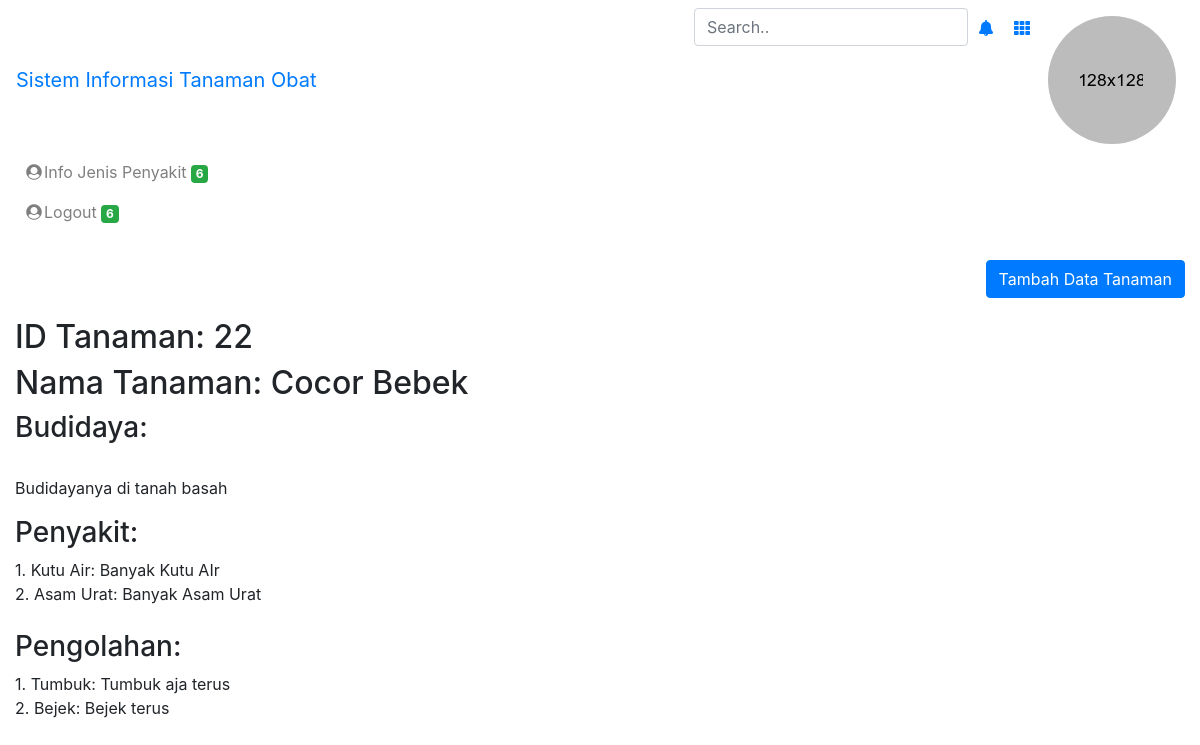
Before: /show_tanaman.php?id=22 (signed in) with the older database file.
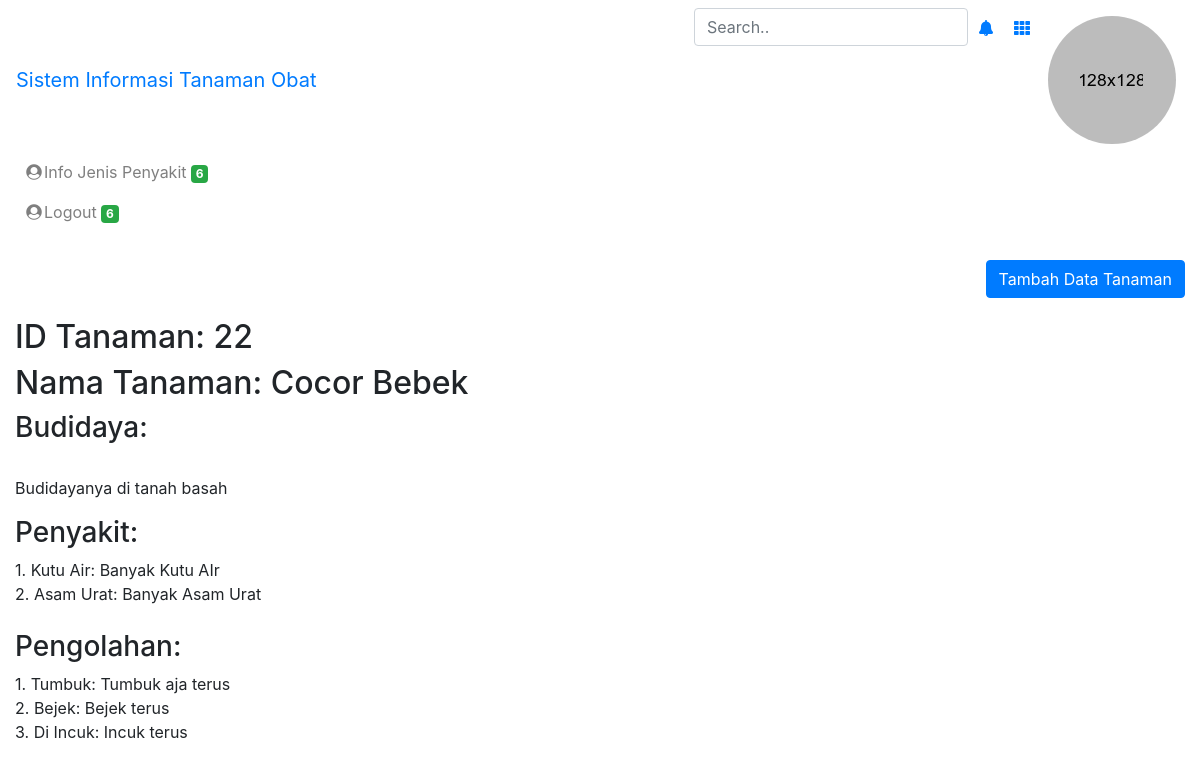
After: the same page with the newer database file.
### tables this page shows
CREATE TABLE `ttanaman` (
  `id_tanaman` int(11) NOT NULL,
  `nama` varchar(100) NOT NULL,
  `keterangan` text NOT NULL,
  `id` int(11) NOT NULL
);

CREATE TABLE `tpenyakit` (
  `id_penyakit` int(11) NOT NULL,
  `nama` varchar(100) NOT NULL,
  `keterangan` text NOT NULL,
  `id_tanaman` int(11) NOT NULL
);

CREATE TABLE `tpengolahan` (
  `id_pengolahan` int(11) NOT NULL,
  `nama` varchar(100) NOT NULL,
  `keterangan` text NOT NULL,
  `id_tanaman` int(11) NOT NULL
);

### show_tanaman.php (the view, shortened to what this page needs)
<?php
  require_once("config.php");
   include('template/header.php');
   include('template/sidebar_admin.php');
?>
<body>
<?php
  $idTanaman = $_GET['id'];
	$pdo_statement = $db->prepare("SELECT * FROM ttanaman WHERE id_tanaman=$idTanaman");
	$pdo_statement->execute();
	$result = $pdo_statement->fetchAll();
?>
<div style="text-align:right;margin:20px 0px;"><a class="btn btn-primary" href="jenis_tanaman_add.php" class="button_link"> Tambah Data Tanaman </a></div>
	<?php
	if(!empty($result)) {
		foreach($result as $row) {
	?>
    <h2>ID Tanaman: <?php echo $row["id_tanaman"] ?></h2>
    <h2>Nama Tanaman: <?php echo $row["nama"] ?></h2>
    <h3>Budidaya:</h3>
    <br>
    <p><?php echo $row["keterangan"]; ?></p>
    <h3>Penyakit:</h3>
    <?php
      $pdo_statement2 = $db->prepare("SELECT * FROM tpenyakit WHERE id_tanaman=$idTanaman");
      $pdo_statement2->execute();
      $result2 = $pdo_statement2->fetchAll();
      $no = 1;
      if(!empty($result2)) {
    		foreach($result2 as $row2) {
          echo $no . ".   ";
          echo $row2["nama"] . ": ";
          echo $row2["keterangan"];
          echo "<br />";
          $no++;
        }
      }
     ?>
     <br>
     <h3>Pengolahan:</h3>
     <?php
       $pdo_statement3 = $db->prepare("SELECT * FROM tpengolahan WHERE id_tanaman=$idTanaman");
       $pdo_statement3->execute();
       $result3 = $pdo_statement3->fetchAll();
       $no = 1;
       if(!empty($result3)) {
     		foreach($result3 as $row3) {
           echo $no . ".   ";
           echo $row3["nama"] . ": ";
           echo $row3["keterangan"];
           echo "<br />";
           $no++;
         }
       }
      ?>
    <?php
		}
	}
	?>
<?php
  include('template/header.php');
?>

Changed rows visible on the page:
added tpengolahan: nama "Di Incuk", keterangan "Incuk terus"
